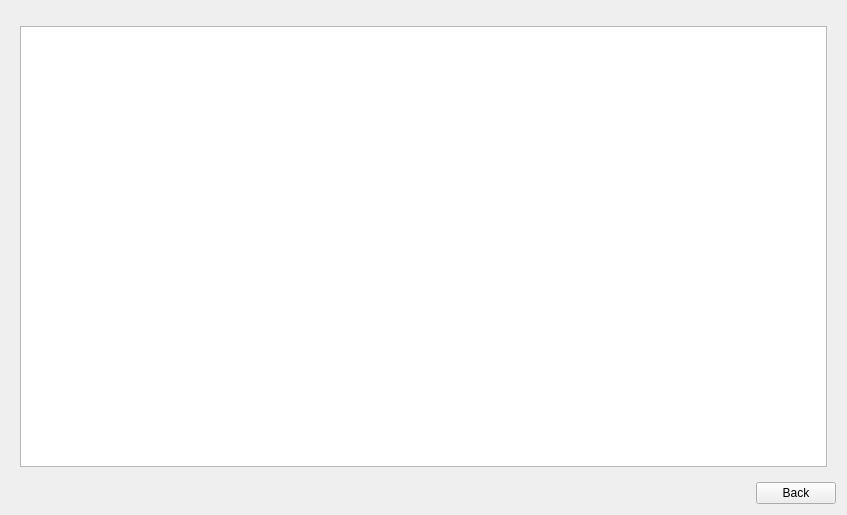
<?xml version="1.0" encoding="UTF-8"?>
<ui version="4.0">
 <class>GroupStatus</class>
 <widget class="QWidget" name="GroupStatus">
  <property name="geometry">
   <rect>
    <x>0</x>
    <y>0</y>
    <width>847</width>
    <height>515</height>
   </rect>
  </property>
  <property name="windowTitle">
   <string>Form</string>
  </property>
  <layout class="QVBoxLayout" name="verticalLayout">
   <item>
    <widget class="TabBar" name="tabBar" native="true"/>
   </item>
   <item>
    <widget class="QStackedWidget" name="stackedWidget">
     <property name="currentIndex">
      <number>1</number>
     </property>
     <widget class="QWidget" name="page_group">
      <layout class="QGridLayout" name="gridLayout">
       <item row="0" column="0">
        <widget class="TableView" name="tableView_group"/>
       </item>
      </layout>
     </widget>
     <widget class="QWidget" name="page_channel">
      <layout class="QGridLayout" name="gridLayout_2">
       <item row="0" column="0">
        <widget class="TableView" name="tableView_channel"/>
       </item>
      </layout>
     </widget>
    </widget>
   </item>
   <item>
    <layout class="QHBoxLayout" name="horizontalLayout">
     <item>
      <spacer name="horizontalSpacer">
       <property name="orientation">
        <enum>Qt::Horizontal</enum>
       </property>
       <property name="sizeHint" stdset="0">
        <size>
         <width>40</width>
         <height>20</height>
        </size>
       </property>
      </spacer>
     </item>
     <item>
      <widget class="QPushButton" name="pushButton_back">
       <property name="text">
        <string>Back</string>
       </property>
      </widget>
     </item>
    </layout>
   </item>
  </layout>
 </widget>
 <customwidgets>
  <customwidget>
   <class>TabBar</class>
   <extends>QWidget</extends>
   <header>tabbar.h</header>
   <container>1</container>
  </customwidget>
  <customwidget>
   <class>TableView</class>
   <extends>QTableView</extends>
   <header>tableview.h</header>
  </customwidget>
 </customwidgets>
 <resources/>
 <connections/>
</ui>
